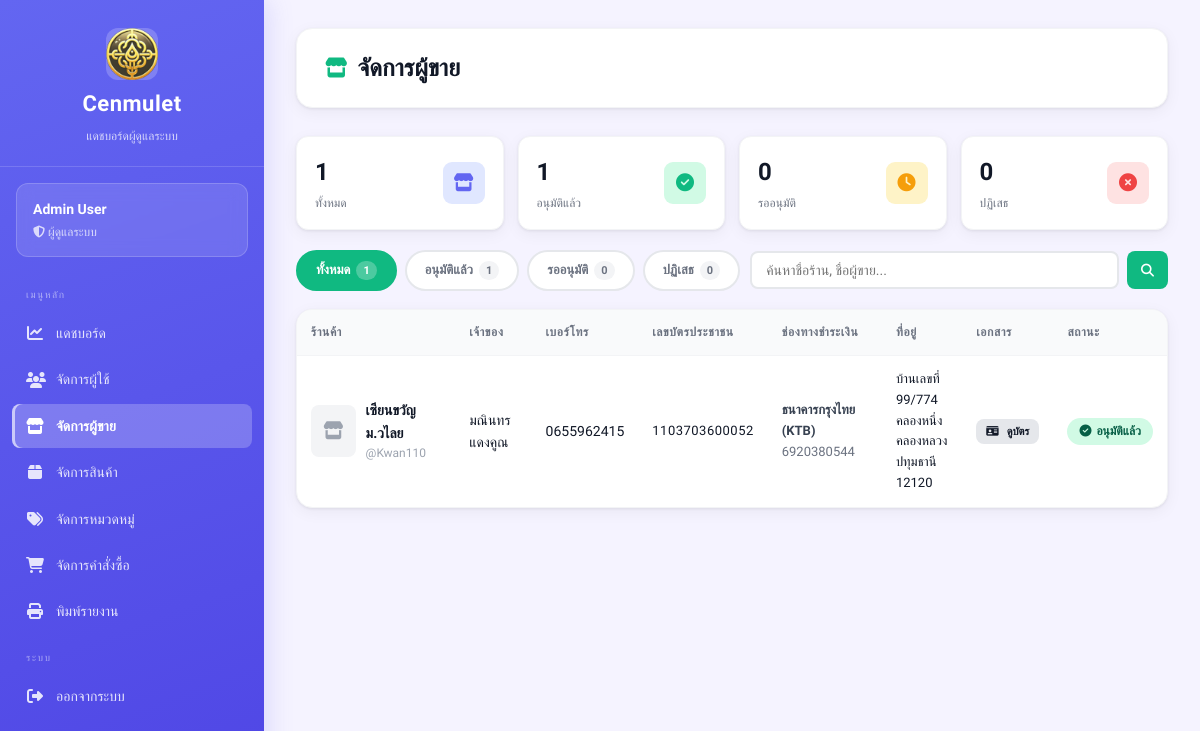
/views/admin/sellers.php (signed in), run on an earlier commit of the app's database.
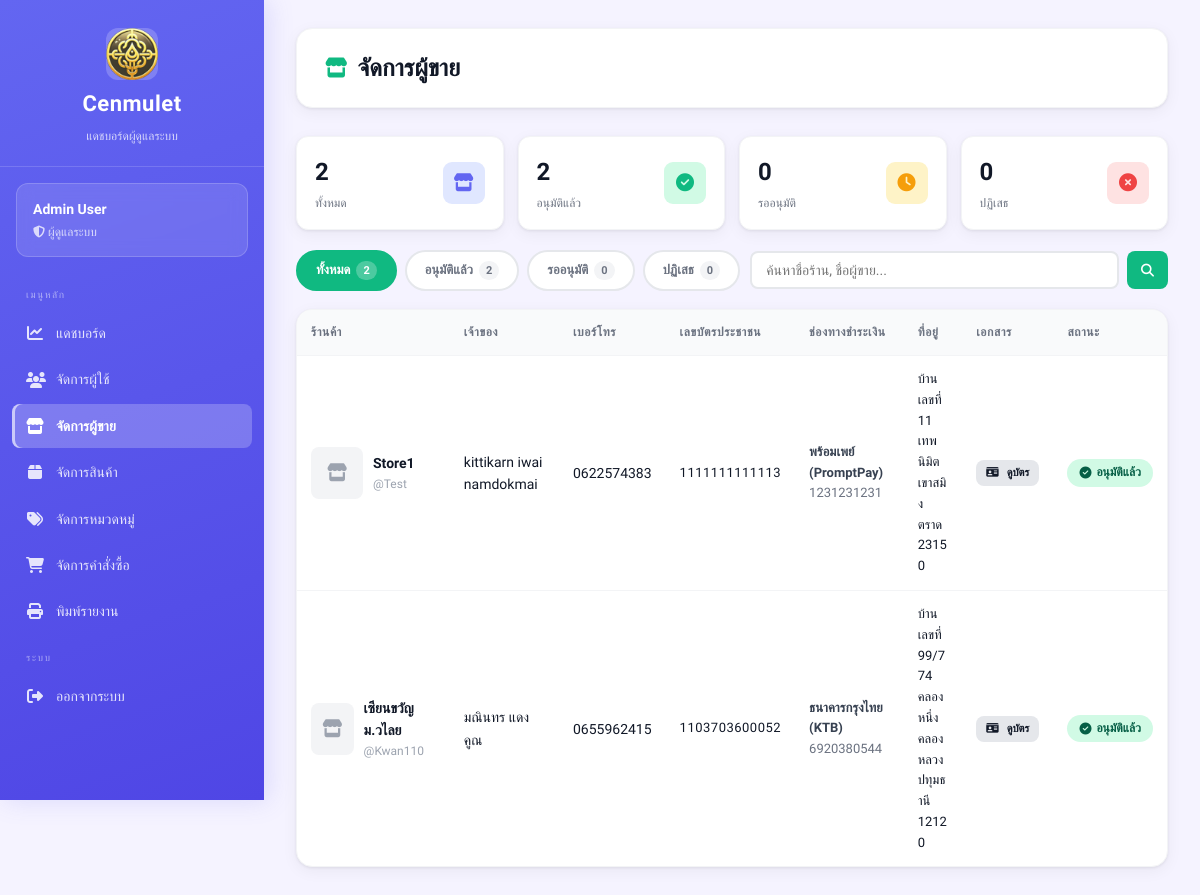
And on a later commit of the database.
### tables this page shows
CREATE TABLE sellers (
    id INTEGER PRIMARY KEY AUTOINCREMENT,
    fullname TEXT,
    store_name TEXT,
    username TEXT UNIQUE,
    password TEXT,
    address TEXT,
    img_store TEXT,
    tel TEXT,
    pay_contax TEXT,
    id_per TEXT,
    img_per TEXT,

    status TEXT DEFAULT 'pending',
    reject_reason TEXT,
    reviewed_at DATETIME
, pay_bank TEXT);

### views/admin/sellers.php (the view, shortened to what the changed rows need)
<?php
require_once __DIR__ . "/../../config/db.php";
$filter  = $_GET['filter'] ?? 'all';
$search  = trim($_GET['search'] ?? '');
$conditions = [];
$params     = [];
$where = $conditions ? "WHERE " . implode(" AND ", $conditions) : "";
$stmt = $db->prepare("SELECT * FROM sellers $where ORDER BY id DESC");
$stmt->execute($params);
$sellers = $stmt->fetchAll(PDO::FETCH_ASSOC);
$n_all      = $db->query("SELECT COUNT(*) FROM sellers")->fetchColumn();
$n_approved = $db->query("SELECT COUNT(*) FROM sellers WHERE status='approved'")->fetchColumn();
?>
<!DOCTYPE html>
<html lang="th">
<head>
    <link rel="stylesheet" href="/public/css/dashboard.css">
    <link rel="stylesheet" href="https://cdnjs.cloudflare.com/ajax/libs/font-awesome/6.5.1/css/all.min.css">
</head>
<body class="admin">
<div class="dashboard-container">
<?php include __DIR__ . '/_sidebar.php'; ?>
<main class="main-content">
    <div class="top-bar">
        <h1><i class="fa-solid fa-store"></i> จัดการผู้ขาย</h1>
    </div>
    <div class="stats-mini" style="margin-bottom:20px">
        <div class="stat-mini">
            <div><div class="stat-mini-value"><?php echo $n_all; ?></div><div class="stat-mini-label">ทั้งหมด</div></div>
        </div>
        <div class="stat-mini">
            <div><div class="stat-mini-value"><?php echo $n_approved; ?></div><div class="stat-mini-label">อนุมัติแล้ว</div></div>
        </div>
    </div>
    <div style="display:flex;gap:10px;flex-wrap:wrap;margin-bottom:18px;align-items:center">
        <div class="filter-tabs" style="margin-bottom:0">
            <a href="?filter=all<?php echo $search ? '&search='.urlencode($search) : ''; ?>"
               class="filter-tab <?php echo $filter==='all'      ? 'active':'' ?>">ทั้งหมด <span class="tab-count"><?php echo $n_all; ?></span></a>
            <a href="?filter=approved<?php echo $search ? '&search='.urlencode($search) : ''; ?>"
               class="filter-tab <?php echo $filter==='approved' ? 'active':'' ?>">อนุมัติแล้ว <span class="tab-count"><?php echo $n_approved; ?></span></a>
        </div>
    </div>
    <div class="card">
        <div class="table-wrapper">
        <?php if (count($sellers) > 0): ?>
        <table>
            <thead>
                <tr>
                    <th>ร้านค้า</th>
                    <th>เจ้าของ</th>
                    <th>เบอร์โทร</th>
                    <th>เลขบัตรประชาชน</th>
                    <th>ช่องทางชำระเงิน</th>
                    <th>ที่อยู่</th>
                    <th>เอกสาร</th>
                    <th>สถานะ</th>
                </tr>
            </thead>
            <tbody>
            <?php foreach ($sellers as $s): ?>
            <tr>
                <td>
                    <div style="display:flex;align-items:center;gap:10px">
                        <?php if (!empty($s['img_store'])): ?>
                        <img src="/uploads/sellers/<?php echo htmlspecialchars($s['img_store']); ?>"
                             style="width:44px;height:44px;border-radius:8px;object-fit:cover;border:2px solid #e5e7eb">
                        <?php else: ?>
                        <div class="no-image"><i class="fa-solid fa-store"></i></div>
                        <?php endif; ?>
                        <div>
                            <div style="font-weight:600"><?php echo htmlspecialchars($s['store_name']); ?></div>
                            <div style="font-size:12px;color:#9ca3af">@<?php echo htmlspecialchars($s['username']); ?></div>
                        </div>
                    </div>
                </td>
                <td><?php echo htmlspecialchars($s['fullname']); ?></td>
                <td><?php echo htmlspecialchars($s['tel']); ?></td>
                <td style="font-size:13px;letter-spacing:.5px"><?php echo htmlspecialchars($s['id_per'] ?? '-'); ?></td>
                <td style="font-size:13px">
                    <?php if (!empty($s['pay_bank'])): ?>
                        <div style="font-weight:600;color:#374151"><?php echo htmlspecialchars($s['pay_bank']); ?></div>
                        <div style="color:#6b7280"><?php echo htmlspecialchars($s['pay_contax'] ?? '-'); ?></div>
                    <?php else: ?>
                        <?php echo htmlspecialchars($s['pay_contax'] ?? '-'); ?>
                    <?php endif; ?>
                </td>
                <td style="font-size:13px;max-width:160px;word-break:break-word"><?php echo htmlspecialchars($s['address'] ?? '-'); ?></td>
                <td>
                    <?php if (!empty($s['img_per'])): ?>
                    <a href="/uploads/sellers/<?php echo htmlspecialchars($s['img_per']); ?>"
                       target="_blank" class="btn btn-sm btn-secondary" style="font-size:11px;padding:4px 10px">
                        <i class="fa-solid fa-id-card"></i> ดูบัตร
                    </a>
                    <?php else: ?>
                    <span style="color:#d1d5db;font-size:12px">ไม่มี</span>
                    <?php endif; ?>
                </td>
                <td>
                    <?php
                    $badges = [
                        'approved' => ['badge-success','fa-check-circle','อนุมัติแล้ว'],
                        'pending'  => ['badge-warning','fa-clock','รออนุมัติ'],
                        'rejected' => ['badge-danger', 'fa-times-circle','ปฏิเสธ'],
                    ];
                    [$cls,$icon,$label] = $badges[$s['status']] ?? ['badge-warning','fa-clock','ไม่ทราบ'];
                    ?>
                    <span class="badge <?php echo $cls; ?>">
                        <i class="fa-solid <?php echo $icon; ?>"></i> <?php echo $label; ?>
                    </span>
                </td>
            </tr>
            <?php endforeach; ?>
            </tbody>
        </table>
        <?php endif; ?>
        </div>
    </div>
</main>
</div>
</body>
</html>

What changed in the data, as far as the page shows it:
added sellers: store_name "Store1", username "Test", fullname "kittikarn iwai namdokmai", tel "0622574383", id_per "1111111111113", pay_bank "พร้อมเพย์ (PromptPay)", pay_contax "1231231231", address "บ้านเลขที่ 11 เทพนิมิต เขาสมิง ตราด 23150", label "อนุมัติแล้ว"
Also different on the page:
$n_all: "1" → "2"
$n_approved: "1" → "2"
